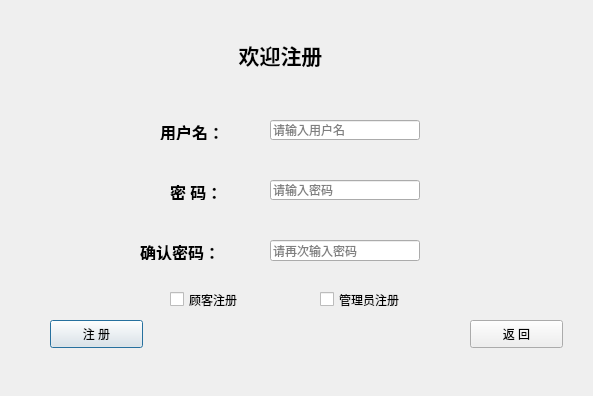
<?xml version="1.0" encoding="UTF-8"?>
<ui version="4.0">
 <class>regdialog</class>
 <widget class="QDialog" name="regdialog">
  <property name="geometry">
   <rect>
    <x>0</x>
    <y>0</y>
    <width>593</width>
    <height>396</height>
   </rect>
  </property>
  <property name="windowTitle">
   <string>Dialog</string>
  </property>
  <widget class="QLabel" name="label">
   <property name="geometry">
    <rect>
     <x>150</x>
     <y>30</y>
     <width>261</width>
     <height>51</height>
    </rect>
   </property>
   <property name="text">
    <string>&lt;html&gt;&lt;head/&gt;&lt;body&gt;&lt;p align=&quot;center&quot;&gt;&lt;span style=&quot; font-size:16pt; font-weight:600;&quot;&gt;欢迎注册&lt;/span&gt;&lt;/p&gt;&lt;/body&gt;&lt;/html&gt;</string>
   </property>
  </widget>
  <widget class="QLabel" name="label_2">
   <property name="geometry">
    <rect>
     <x>160</x>
     <y>120</y>
     <width>91</width>
     <height>20</height>
    </rect>
   </property>
   <property name="text">
    <string>&lt;html&gt;&lt;head/&gt;&lt;body&gt;&lt;p&gt;&lt;span style=&quot; font-size:12pt; font-weight:600;&quot;&gt;用户名：&lt;/span&gt;&lt;/p&gt;&lt;/body&gt;&lt;/html&gt;</string>
   </property>
  </widget>
  <widget class="QLineEdit" name="namelineEdit">
   <property name="geometry">
    <rect>
     <x>270</x>
     <y>120</y>
     <width>150</width>
     <height>20</height>
    </rect>
   </property>
   <property name="placeholderText">
    <string>请输入用户名</string>
   </property>
  </widget>
  <widget class="QLabel" name="label_3">
   <property name="geometry">
    <rect>
     <x>170</x>
     <y>180</y>
     <width>70</width>
     <height>20</height>
    </rect>
   </property>
   <property name="text">
    <string>&lt;html&gt;&lt;head/&gt;&lt;body&gt;&lt;p&gt;&lt;span style=&quot; font-size:12pt; font-weight:600;&quot;&gt;密 码：&lt;/span&gt;&lt;/p&gt;&lt;/body&gt;&lt;/html&gt;</string>
   </property>
  </widget>
  <widget class="QLineEdit" name="pwdlineEdit">
   <property name="geometry">
    <rect>
     <x>270</x>
     <y>180</y>
     <width>150</width>
     <height>20</height>
    </rect>
   </property>
   <property name="echoMode">
    <enum>QLineEdit::Password</enum>
   </property>
   <property name="placeholderText">
    <string>请输入密码</string>
   </property>
  </widget>
  <widget class="QLabel" name="label_4">
   <property name="geometry">
    <rect>
     <x>140</x>
     <y>240</y>
     <width>101</width>
     <height>20</height>
    </rect>
   </property>
   <property name="text">
    <string>&lt;html&gt;&lt;head/&gt;&lt;body&gt;&lt;p&gt;&lt;span style=&quot; font-size:12pt; font-weight:600;&quot;&gt;确认密码：&lt;/span&gt;&lt;/p&gt;&lt;/body&gt;&lt;/html&gt;</string>
   </property>
  </widget>
  <widget class="QLineEdit" name="repwdlineEdit">
   <property name="geometry">
    <rect>
     <x>270</x>
     <y>240</y>
     <width>150</width>
     <height>21</height>
    </rect>
   </property>
   <property name="echoMode">
    <enum>QLineEdit::Password</enum>
   </property>
   <property name="placeholderText">
    <string>请再次输入密码</string>
   </property>
  </widget>
  <widget class="QPushButton" name="pushButton">
   <property name="geometry">
    <rect>
     <x>50</x>
     <y>320</y>
     <width>93</width>
     <height>28</height>
    </rect>
   </property>
   <property name="styleSheet">
    <string notr="true">font: 12pt &quot;仿宋&quot;;</string>
   </property>
   <property name="text">
    <string>注 册</string>
   </property>
  </widget>
  <widget class="QPushButton" name="returnBtn">
   <property name="geometry">
    <rect>
     <x>470</x>
     <y>320</y>
     <width>93</width>
     <height>28</height>
    </rect>
   </property>
   <property name="styleSheet">
    <string notr="true">font: 12pt &quot;仿宋&quot;;</string>
   </property>
   <property name="text">
    <string>返 回</string>
   </property>
  </widget>
  <widget class="QCheckBox" name="checkBox">
   <property name="geometry">
    <rect>
     <x>170</x>
     <y>290</y>
     <width>101</width>
     <height>19</height>
    </rect>
   </property>
   <property name="styleSheet">
    <string notr="true">font: 10pt &quot;仿宋&quot;;</string>
   </property>
   <property name="text">
    <string>顾客注册</string>
   </property>
  </widget>
  <widget class="QCheckBox" name="checkBox_2">
   <property name="geometry">
    <rect>
     <x>320</x>
     <y>290</y>
     <width>121</width>
     <height>19</height>
    </rect>
   </property>
   <property name="styleSheet">
    <string notr="true">font: 10pt &quot;仿宋&quot;;</string>
   </property>
   <property name="text">
    <string>管理员注册</string>
   </property>
  </widget>
 </widget>
 <resources/>
 <connections/>
</ui>
